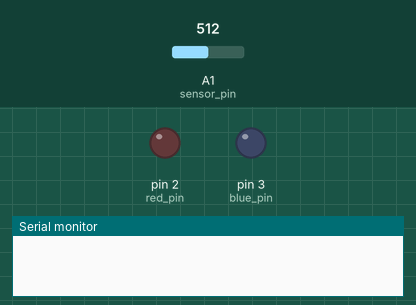
The sketch below on a simulated Arduino Uno, built with avr-gcc and run on an emulated ATmega328P. On the bench: output pins drawn as LEDs (lit = HIGH), the last lines printed to the serial monitor. The inputs (shaded band) are chosen by the test bench; at power-on: A1 (sensor_pin) = 512.

Above: at 1.0 s.
At 3.0 s:
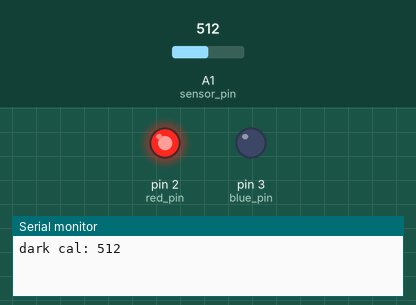
At 5.0 s:
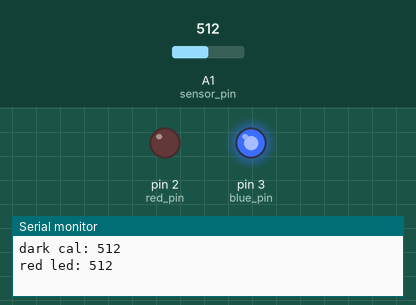
Timing chart, 0 to 9.8 s (numbered marks = the images above):
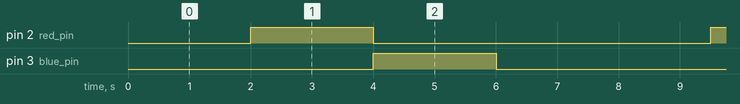

Measured:
- by itself, pin 2 (red_pin), pin 3 (blue_pin): alternates HIGH for 2.0 s and LOW for 5.5 s
- by itself, everything shown: repeats every 7.5 s, in 3 steps

The sketch:

ledcalibrationtest.ino
```cpp
#define red_pin 2
#define blue_pin 3
#define sensor_pin A1

#define pwm_rate 255 // 0 to 255


#define read_delay 1000


// the setup routine runs once when you press reset:
void setup() {
  // initialize serial communication at 9600 bits per second:
  Serial.begin(9600);

  pinMode(red_pin, OUTPUT);
  pinMode(blue_pin, OUTPUT);

}

// the loop routine runs over and over again forever:
void loop() {
  analogWrite(red_pin, 0);
  analogWrite(blue_pin, 0);

  delay(read_delay);

  Serial.print("dark cal: "); Serial.println(analogRead(sensor_pin));

    delay(read_delay);

  analogWrite(red_pin, pwm_rate);
  analogWrite(blue_pin, 0);

  delay(read_delay);

  Serial.print("red led: "); Serial.println(analogRead(sensor_pin));

    delay(read_delay);

  analogWrite(red_pin, 0);
  analogWrite(blue_pin, pwm_rate);

  delay(read_delay);

  Serial.print("blue led: "); Serial.println(analogRead(sensor_pin));

    delay(read_delay);

  analogWrite(red_pin, 0);
  analogWrite(blue_pin, 0);

  delay(read_delay);

  Serial.println();

  delay(500);
}
```
